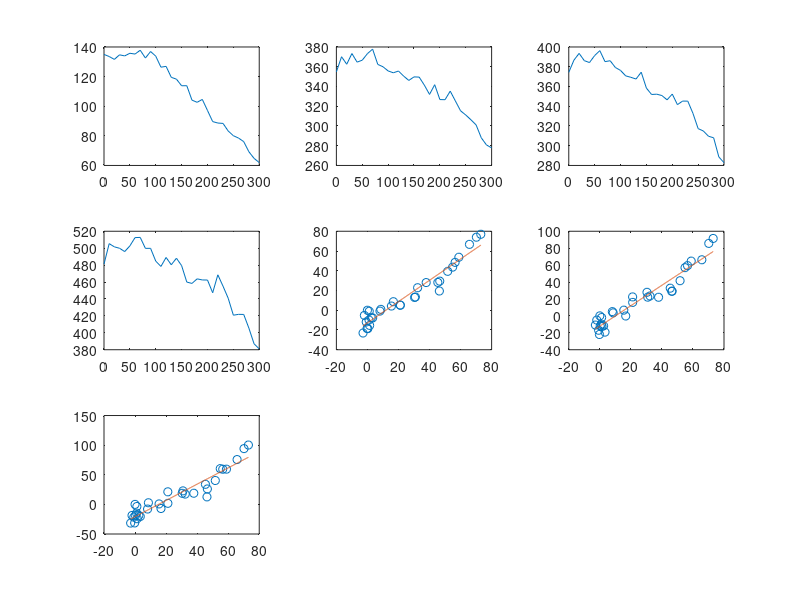

MATLAB code to generate this figure:
%% This script will calculate the relative dissolution rates of IrO2 nanocrystals from LP-TEM dissolution trajectories
% Matteo Fratarcangeli
% Ivan A. Moreno-Hernandez
% August 2024
%
% for information on preparing the video_info file, see https://github.com/morenohernandezlab/IrO2_Dissolution

clear all
clc

load video_info_IrO2_800C_FeCl_final_2024_11_15_rates_M_drive.mat

%% Analyze and adjust fits
clf
v = 1; %select video to analyze

start_index = 1;

fit_trajectory = video_info(v).fit;
fit_time = video_info(v).fit(:,2);
fit_L110 = video_info(v).fit(:,3)*2;
fit_L111_side1 = video_info(v).fit(:,5) + video_info(v).fit(:,8);
fit_L111_side2 = video_info(v).fit(:,6) + video_info(v).fit(:,7);
fit_L001 = video_info(v).fit(:,9);

dim_etched_L110 = fit_L110(start_index)-fit_L110(start_index:end);
dim_etched_L111_side1 = fit_L111_side1(start_index)-fit_L111_side1(start_index:end);
dim_etched_L111_side2 = fit_L111_side2(start_index)-fit_L111_side2(start_index:end);
dim_etched_L001 = fit_L001(start_index)-fit_L001(start_index:end);

dim_etched_L110_line = linspace(min(dim_etched_L110),max(dim_etched_L110),1001);

p_111_side1 = polyfit(dim_etched_L110,dim_etched_L111_side1,1)
p_111_side2 = polyfit(dim_etched_L110,dim_etched_L111_side2,1)
p_001 = polyfit(dim_etched_L110,dim_etched_L001,1)

clf
subplot(3,3,1)

plot(fit_time,fit_L110)

subplot(3,3,2)
plot(fit_time,fit_L111_side1)

subplot(3,3,3)
plot(fit_time,fit_L111_side2)

subplot(3,3,4)
plot(fit_time,fit_L001)


subplot(3,3,5)
hold on
plot(dim_etched_L110,dim_etched_L111_side1,'o')
plot(dim_etched_L110_line,dim_etched_L110_line*p_111_side1(1)+p_111_side1(2))

hold off
box on
subplot(3,3,6)
hold on

plot(fit_L110(start_index)-fit_L110(start_index:end),fit_L111_side2(start_index)-fit_L111_side2(start_index:end),'o')

plot(dim_etched_L110_line,dim_etched_L110_line*p_111_side2(1)+p_111_side2(2))
hold off
box on
subplot(3,3,7)
hold on
plot(fit_L110(start_index)-fit_L110(start_index:end),fit_L001(start_index)-fit_L001(start_index:end),'o')
plot(dim_etched_L110_line,dim_etched_L110_line*p_001(1)+p_001(2))

hold off
box on

video_info(v).L111_side1_relative_rate_fit = [start_index,p_111_side1];
video_info(v).L111_side2_relative_rate_fit = [start_index,p_111_side2];
video_info(v).L001_relative_rate_fit = [start_index,p_001];

%% Calculate difference in activation barrier
clearvars -except video_info
kb = 8.617333262*10^-5; %eV/K
T = 298.13; %K
c = 1000;%eV to meV

for i = 1:size(video_info,2)

L111_rel_rate_avg = (video_info(i).L111_side1_relative_rate_fit(:,2)+video_info(i).L111_side2_relative_rate_fit(:,2))/2;
video_info(i).delta_act_barrier = -kb*T*log(L111_rel_rate_avg)*c;
delta_activation_barrier(i) = video_info(i).delta_act_barrier;

end

delta_activation_barrier
